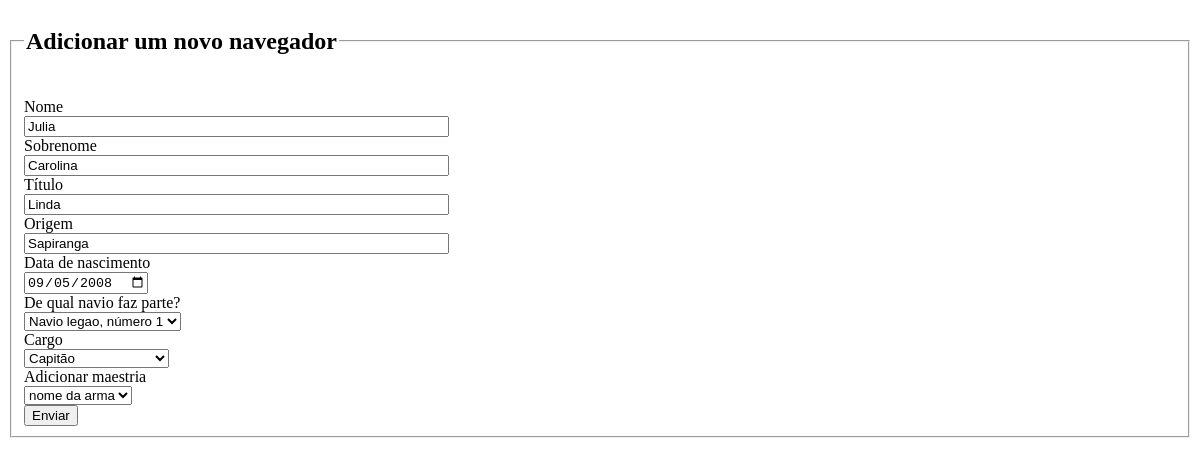
/paginas/editar/editarnavegador.php?id=6, run on an earlier commit of the app's database.
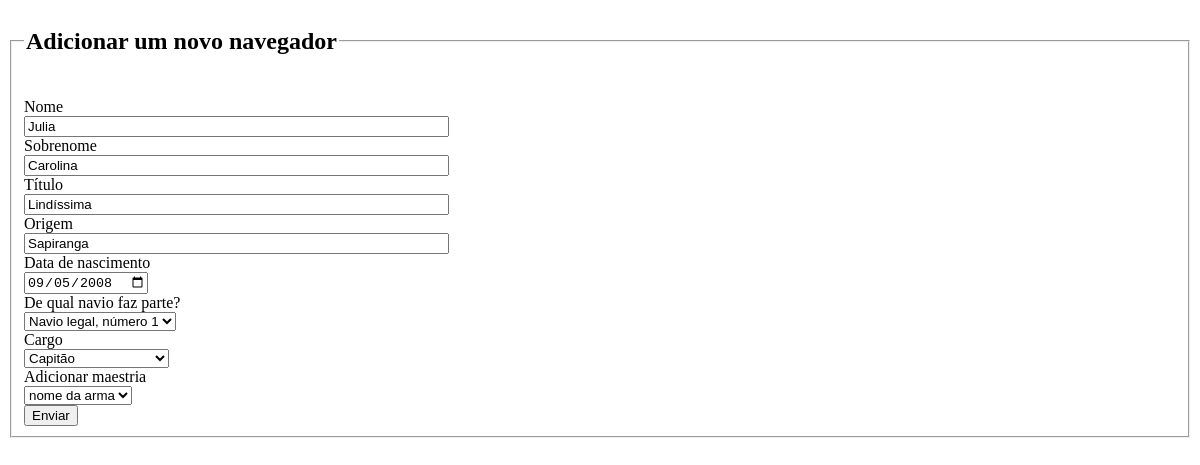
And on a later commit of the database.
### tables this page shows
CREATE TABLE `navegador` (
  `id_navegador` int(11) NOT NULL,
  `nome` varchar(30) DEFAULT NULL,
  `nascimento` date DEFAULT NULL,
  `cargo` int(11) DEFAULT NULL,
  `navio` int(11) DEFAULT NULL,
  `sobrenome` varchar(30) DEFAULT NULL,
  `titulo` varchar(30) DEFAULT NULL,
  `origem` varchar(30) DEFAULT NULL
);

CREATE TABLE `navio` (
  `id_navio` int(11) NOT NULL,
  `nome` varchar(30) DEFAULT NULL,
  `tipo` int(11) DEFAULT NULL,
  `numero` int(11) DEFAULT NULL
);

CREATE TABLE `cargo` (
  `id_cargo` int(11) NOT NULL,
  `nome` varchar(30) DEFAULT NULL,
  `descricao` text DEFAULT NULL
);

### paginas/editar/editarnavegador.php (the view, shortened to what this page needs)
<?php
    require_once("../config.php");
?>
<!DOCTYPE html>
<html lang="pt-br">
<head>
</head>
<body>
    <?php
      $id = $_GET['id'];
      $sql = "select * FROM navegador WHERE id_navegador=?";
      $consulta = $mysqli->prepare($sql);
      $consulta->bind_param("i", $id);
      $consulta->execute();
      $resultado = $consulta->get_result();
      $registros = $resultado->fetch_all(MYSQLI_ASSOC);
      $navegador = $registros[0];
    ?>
<main>
    <section>
        <form action="updatenavegador.php" class="formnovo">
            <fieldset>
                <legend><h2>Adicionar um novo navegador</h2></legend><br>
                    <div">
                         <div">
                            <label for="nome">Nome <br>
                                <input type="text" name="nome" id="nome" size="50px" value="<?=  $navegador['nome']?>">
                            </label><br>
                            <label for="sobrenome">Sobrenome <br>
                                <input type="text" name="sobrenome" id="sobrenome" size="50px" value="<?=  $navegador['sobrenome']?>">
                            </label><br>
                            <label for="titulo">Título <br>
                                <input type="text" name="titulo" id="titulo" size="50px" value="<?=  $navegador['titulo']?>">
                            </label><br>
                            <label for="origem">Origem <br>
                                <input type="text" name="origem" id="origem" size="50px" value="<?=  $navegador['origem']?>">
                            </label><br>
                        <div class="inf1" style="margin:auto;">
                            <label for="nascimento">Data de nascimento<br>
                                <input type="date" name="nascimento" id="nascimento" value="<?=  $navegador['nascimento']?>">
                            </label><br>
                            <label for="navio">De qual navio faz parte? <br>
                            <?php
                                $consulta = $mysqli->prepare("select * from navio");
                                $consulta->execute();
                                $resultado = $consulta->get_result();
                                $registros = $resultado->fetch_all(MYSQLI_ASSOC);
                                echo "<select name=\"navio\" id=\"navio\">\n";
                                foreach($registros as $registro) {
                                    echo "\t<option value=\"{$registro['id_navio']}\"". ($navegador['navio'] == $registro['id_navio'] ? " selected" : "") .">{$registro['nome']}, número {$registro['id_navio']}</option>\n";
                                }
                                echo "</select>\n";
                            ?>
                            </label><br>
                            <label for="cargo">Cargo <br>
                            <?php
                                $consulta = $mysqli->prepare("select * from cargo");
                                $consulta->execute();
                                $resultado = $consulta->get_result();
                                $registros = $resultado->fetch_all(MYSQLI_ASSOC);
                                echo "<select name=\"cargo\" id=\"cargo\">\n";
                                foreach($registros as $registro) {
                                    echo "\t<option value=\"{$registro['id_cargo']}\"";
                                    echo ($navegador['cargo'] == $registro['id_cargo'] ? " selected" : "");
                                    echo ">{$registro['nome']}</option>\n";
                                }
                                echo "</select>\n";
                            ?>
                            </label><br>
                            <label for="maestria">Adicionar maestria <br>
                                <select name="maestria" id="maestria">
                                    <option value="maestria">nome da arma</option>
                                </select>
                            </label>
                        </div>
                    <button type="submit">Enviar</button>
            </fieldset>
        </form>
    </section>
</main>
</body>
</html>

What changed in the data, as far as the page shows it:
changed navegador "Julia": titulo "Linda" → "Lindíssima"; navio "Navio legao, número 1" → "Navio legal, número 1"
